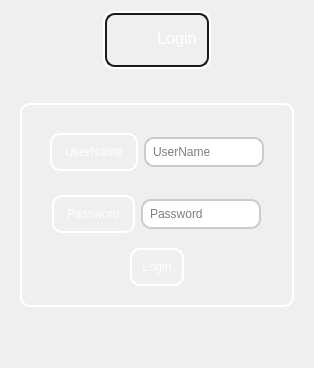
            <widget class="QWidget" name="Login_In_Page">
             <layout class="QVBoxLayout" name="verticalLayout_11">
              <item alignment="Qt::AlignHCenter">
               <widget class="QFrame" name="frame_16">
                <property name="styleSheet">
                 <string notr="true">QFrame{
    border-radius: 10px;
    border: 2px solid  white;
color:white;}</string>
                </property>
                <property name="frameShape">
                 <enum>QFrame::StyledPanel</enum>
                </property>
                <property name="frameShadow">
                 <enum>QFrame::Raised</enum>
                </property>
                <layout class="QVBoxLayout" name="verticalLayout_18">
                 <property name="spacing">
                  <number>0</number>
                 </property>
                 <property name="leftMargin">
                  <number>0</number>
                 </property>
                 <property name="topMargin">
                  <number>0</number>
                 </property>
                 <property name="rightMargin">
                  <number>0</number>
                 </property>
                 <property name="bottomMargin">
                  <number>0</number>
                 </property>
                 <item alignment="Qt::AlignHCenter|Qt::AlignVCenter">
                  <widget class="QFrame" name="frame_3">
                   <property name="styleSheet">
                    <string notr="true">QFrame{
    border-radius: 10px;
    border: 2px solid  hsl(0, 0%, 10%);;
    padding: 5px;
}
QLabel{
border:0px;
}</string>
                   </property>
                   <property name="frameShape">
                    <enum>QFrame::StyledPanel</enum>
                   </property>
                   <property name="frameShadow">
                    <enum>QFrame::Raised</enum>
                   </property>
                   <layout class="QHBoxLayout" name="horizontalLayout_21">
                    <property name="spacing">
                     <number>0</number>
                    </property>
                    <property name="leftMargin">
                     <number>0</number>
                    </property>
                    <property name="topMargin">
                     <number>0</number>
                    </property>
                    <property name="rightMargin">
                     <number>0</number>
                    </property>
                    <property name="bottomMargin">
                     <number>0</number>
                    </property>
                    <item>
                     <widget class="QLabel" name="label_8">
                      <property name="minimumSize">
                       <size>
                        <width>40</width>
                        <height>40</height>
                       </size>
                      </property>
                      <property name="maximumSize">
                       <size>
                        <width>40</width>
                        <height>40</height>
                       </size>
                      </property>
                      <property name="text">
                       <string />
                      </property>
                      <property name="pixmap">
                       <pixmap resource="../Qss/icons/_icons.qrc">:/icons/fd5028/feather/user.png</pixmap>
                      </property>
                      <property name="scaledContents">
                       <bool>true</bool>
                      </property>
                     </widget>
                    </item>
                    <item>
                     <widget class="QLabel" name="label_15">
                      <property name="font">
                       <font>
                        <pointsize>12</pointsize>
                       </font>
                      </property>
                      <property name="layoutDirection">
                       <enum>Qt::LeftToRight</enum>
                      </property>
                      <property name="styleSheet">
                       <string notr="true" />
                      </property>
                      <property name="text">
                       <string>Login</string>
                      </property>
                      <property name="alignment">
                       <set>Qt::AlignHCenter|Qt::AlignTop</set>
                      </property>
                     </widget>
                    </item>
                   </layout>
                  </widget>
                 </item>
                </layout>
               </widget>
              </item>
              <item>
               <widget class="QFrame" name="frame_17">
                <property name="sizePolicy">
                 <sizepolicy hsizetype="Preferred" vsizetype="Expanding">
                  <horstretch>0</horstretch>
                  <verstretch>0</verstretch>
                 </sizepolicy>
                </property>
                <property name="styleSheet">
                 <string notr="true">QFrame,#Login_info_after_check{
border:0px;
}
#Pass_input_login::placeholder {
    color: #BBBBBB; /* This sets the placeholder color to a duller white */
}
QPushButton{
	border:2px solid white;
}

QLabel,QPushButton,#Login_Box{
    border-radius: 10px;
    border: 2px solid  white;
    padding: 10px;
color:white;
}
QLineEdit {
    border-radius: 10px;
    border: 2px solid #ccc;
    padding: 5px;
}
QPushButton:hover {
    background-color: #394B5A;
}
QLineEdit:focus {
    border-color: hsl(0, 0%, 30%);
}
</string>
                </property>
                <property name="frameShape">
                 <enum>QFrame::StyledPanel</enum>
                </property>
                <property name="frameShadow">
                 <enum>QFrame::Raised</enum>
                </property>
                <layout class="QVBoxLayout" name="verticalLayout_21">
                 <property name="spacing">
                  <number>6</number>
                 </property>
                 <property name="topMargin">
                  <number>28</number>
                 </property>
                 <property name="bottomMargin">
                  <number>10</number>
                 </property>
                 <item alignment="Qt::AlignHCenter">
                  <widget class="QFrame" name="Login_Box">
                   <property name="styleSheet">
                    <string notr="true">#Sign_Up_Info_Box{

    border-radius: 10px;
    border: 2px solid  hsl(0, 0%, 10%);;
    padding: 5px;
}</string>
                   </property>
                   <property name="frameShape">
                    <enum>QFrame::StyledPanel</enum>
                   </property>
                   <property name="frameShadow">
                    <enum>QFrame::Raised</enum>
                   </property>
                   <layout class="QVBoxLayout" name="verticalLayout_20">
                    <item alignment="Qt::AlignHCenter">
                     <widget class="QFrame" name="UserName_box_login">
                      <property name="frameShape">
                       <enum>QFrame::StyledPanel</enum>
                      </property>
                      <property name="frameShadow">
                       <enum>QFrame::Raised</enum>
                      </property>
                      <layout class="QHBoxLayout" name="horizontalLayout_25">
                       <item>
                        <widget class="QLabel" name="label_18">
                         <property name="text">
                          <string>UserName</string>
                         </property>
                        </widget>
                       </item>
                       <item>
                        <widget class="QLineEdit" name="Username_input_login">
                         <property name="palette">
                          <palette>
                           <active>
                            <colorrole role="Button">
                             <brush brushstyle="SolidPattern">
                              <color alpha="255">
                               <red>20</red>
                               <green>28</green>
                               <blue>36</blue>
                              </color>
                             </brush>
                            </colorrole>
                            <colorrole role="Base">
                             <brush brushstyle="SolidPattern">
                              <color alpha="255">
                               <red>20</red>
                               <green>28</green>
                               <blue>36</blue>
                              </color>
                             </brush>
                            </colorrole>
                            <colorrole role="Window">
                             <brush brushstyle="SolidPattern">
                              <color alpha="255">
                               <red>20</red>
                               <green>28</green>
                               <blue>36</blue>
                              </color>
                             </brush>
                            </colorrole>
                           </active>
                           <inactive>
                            <colorrole role="Button">
                             <brush brushstyle="SolidPattern">
                              <color alpha="255">
                               <red>20</red>
                               <green>28</green>
                               <blue>36</blue>
                              </color>
                             </brush>
                            </colorrole>
                            <colorrole role="Base">
                             <brush brushstyle="SolidPattern">
                              <color alpha="255">
                               <red>20</red>
                               <green>28</green>
                               <blue>36</blue>
                              </color>
                             </brush>
                            </colorrole>
                            <colorrole role="Window">
                             <brush brushstyle="SolidPattern">
                              <color alpha="255">
                               <red>20</red>
                               <green>28</green>
                               <blue>36</blue>
                              </color>
                             </brush>
                            </colorrole>
                           </inactive>
                           <disabled>
                            <colorrole role="Button">
                             <brush brushstyle="SolidPattern">
                              <color alpha="255">
                               <red>20</red>
                               <green>28</green>
                               <blue>36</blue>
                              </color>
                             </brush>
                            </colorrole>
                            <colorrole role="Base">
                             <brush brushstyle="SolidPattern">
                              <color alpha="255">
                               <red>20</red>
                               <green>28</green>
                               <blue>36</blue>
                              </color>
                             </brush>
                            </colorrole>
                            <colorrole role="Window">
                             <brush brushstyle="SolidPattern">
                              <color alpha="255">
                               <red>20</red>
                               <green>28</green>
                               <blue>36</blue>
                              </color>
                             </brush>
                            </colorrole>
                           </disabled>
                          </palette>
                         </property>
                         <property name="placeholderText">
                          <string>UserName</string>
                         </property>
                        </widget>
                       </item>
                      </layout>
                     </widget>
                    </item>
                    <item alignment="Qt::AlignHCenter">
                     <widget class="QFrame" name="Password_box_login">
                      <property name="frameShape">
                       <enum>QFrame::StyledPanel</enum>
                      </property>
                      <property name="frameShadow">
                       <enum>QFrame::Raised</enum>
                      </property>
                      <layout class="QHBoxLayout" name="horizontalLayout_27">
                       <item>
                        <widget class="QLabel" name="label_20">
                         <property name="text">
                          <string>Password</string>
                         </property>
                        </widget>
                       </item>
                       <item>
                        <widget class="QLineEdit" name="Pass_input_login">
                         <property name="palette">
                          <palette>
                           <active>
                            <colorrole role="Button">
                             <brush brushstyle="SolidPattern">
                              <color alpha="255">
                               <red>20</red>
                               <green>28</green>
                               <blue>36</blue>
                              </color>
                             </brush>
                            </colorrole>
                            <colorrole role="Base">
                             <brush brushstyle="SolidPattern">
                              <color alpha="255">
                               <red>20</red>
                               <green>28</green>
                               <blue>36</blue>
                              </color>
                             </brush>
                            </colorrole>
                            <colorrole role="Window">
                             <brush brushstyle="SolidPattern">
                              <color alpha="255">
                               <red>20</red>
                               <green>28</green>
                               <blue>36</blue>
                              </color>
                             </brush>
                            </colorrole>
                           </active>
                           <inactive>
                            <colorrole role="Button">
                             <brush brushstyle="SolidPattern">
                              <color alpha="255">
                               <red>20</red>
                               <green>28</green>
                               <blue>36</blue>
                              </color>
                             </brush>
                            </colorrole>
                            <colorrole role="Base">
                             <brush brushstyle="SolidPattern">
                              <color alpha="255">
                               <red>20</red>
                               <green>28</green>
                               <blue>36</blue>
                              </color>
                             </brush>
                            </colorrole>
                            <colorrole role="Window">
                             <brush brushstyle="SolidPattern">
                              <color alpha="255">
                               <red>20</red>
                               <green>28</green>
                               <blue>36</blue>
                              </color>
                             </brush>
                            </colorrole>
                           </inactive>
                           <disabled>
                            <colorrole role="Button">
                             <brush brushstyle="SolidPattern">
                              <color alpha="255">
                               <red>20</red>
                               <green>28</green>
                               <blue>36</blue>
                              </color>
                             </brush>
                            </colorrole>
                            <colorrole role="Base">
                             <brush brushstyle="SolidPattern">
                              <color alpha="255">
                               <red>20</red>
                               <green>28</green>
                               <blue>36</blue>
                              </color>
                             </brush>
                            </colorrole>
                            <colorrole role="Window">
                             <brush brushstyle="SolidPattern">
                              <color alpha="255">
                               <red>20</red>
                               <green>28</green>
                               <blue>36</blue>
                              </color>
                             </brush>
                            </colorrole>
                           </disabled>
                          </palette>
                         </property>
                         <property name="echoMode">
                          <enum>QLineEdit::Password</enum>
                         </property>
                         <property name="placeholderText">
                          <string>Password</string>
                         </property>
                        </widget>
                       </item>
                      </layout>
                     </widget>
                    </item>
                    <item alignment="Qt::AlignHCenter">
                     <widget class="QPushButton" name="Login_Check_btn">
                      <property name="cursor">
                       <cursorShape>PointingHandCursor</cursorShape>
                      </property>
                      <property name="text">
                       <string>Login</string>
                      </property>
                      <property name="icon">
                       <iconset resource="../Qss/icons/_icons.qrc">
                        <normaloff>:/icons/fd5028/feather/user.png</normaloff>:/icons/fd5028/feather/user.png</iconset>
                      </property>
                     </widget>
                    </item>
                   </layout>
                  </widget>
                 </item>
                 <item alignment="Qt::AlignHCenter|Qt::AlignVCenter">
                  <widget class="QLabel" name="Login_info_after_check">
                   <property name="text">
                    <string />
                   </property>
                  </widget>
                 </item>
                </layout>
               </widget>
              </item>
             </layout>
            </widget>
